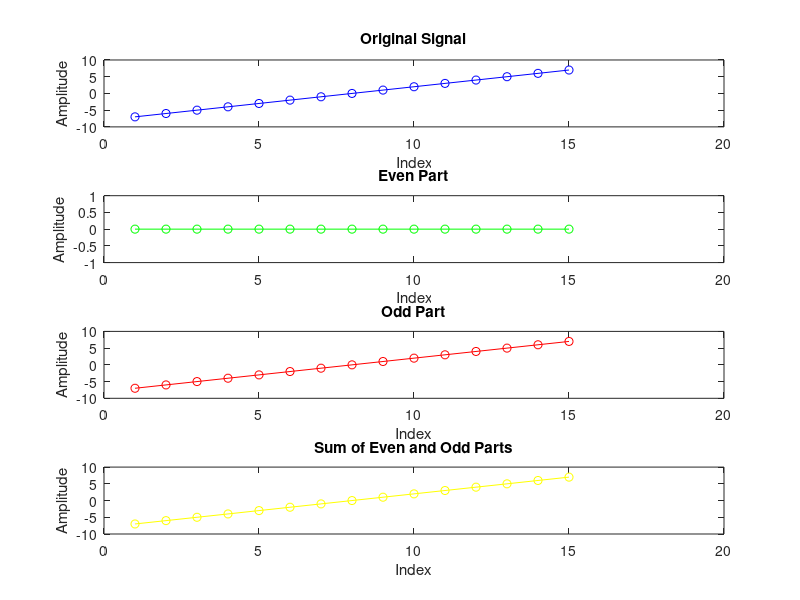

This figure's MATLAB source:
% 19 Nov 2025
% SS1 Lab 2 - Problem 1
% Author: Imran Rizwan

clear();
clc();

function [x_even, x_odd] = split_even_odd_parts(x)
    N = length(x);
    mid = (N + 1) / 2;                                  % mid index corresponds to t=0

    % initialise vectors to hold the even and odd values of vector x
    x_even = zeros(size(x));
    x_odd = zeros(size(x));

    for k = 0 : (mid-1)
        t = mid + k;
        neg_t = mid - k;
        x_pos = x(t);                        
        x_neg = x(neg_t);
        x_even(t) = 0.5 * (x_pos + x_neg);
        x_even(neg_t) = x_even(t);
        x_odd(t) = 0.5 * (x_pos - x_neg);
        x_odd(neg_t) = -x_odd(t);
    end
end

x = [-7,-6,-5,-4,-3,-2,-1,0,1,2,3,4,5,6,7];
[x_even, x_odd] = split_even_odd_parts(x);
sum_even_odd = x_even + x_odd;

% Display the results
disp('Even Part:');
disp(x_even);
disp('Odd Part:');
disp(x_odd);
totalSum = sum(x);
disp('Sum of even and odd parts:');
disp(sum_even_odd);

% Plot x, x_even, x_odd and sum_even_odd in subplots
figure;

subplot(4, 1, 1);
plot(x, 'b-o');
title('Original Signal');
xlabel('Index');
ylabel('Amplitude');

subplot(4, 1, 2);
plot(x_even, 'g-o');
title('Even Part');
xlabel('Index');
ylabel('Amplitude');

subplot(4, 1, 3);
plot(x_odd, 'r-o');
title('Odd Part');
xlabel('Index');
ylabel('Amplitude');

subplot(4, 1, 4);
plot(sum_even_odd, 'y-o');
title('Sum of Even and Odd Parts');
xlabel('Index');
ylabel('Amplitude');


